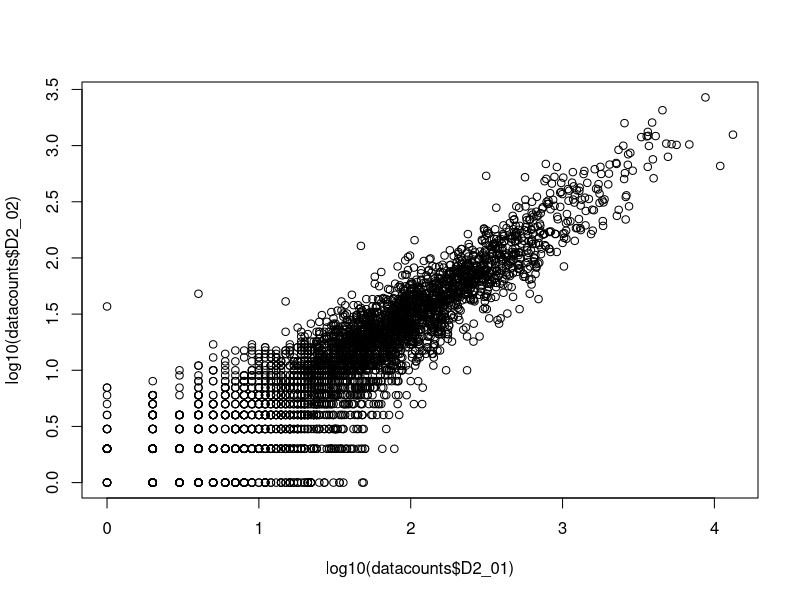
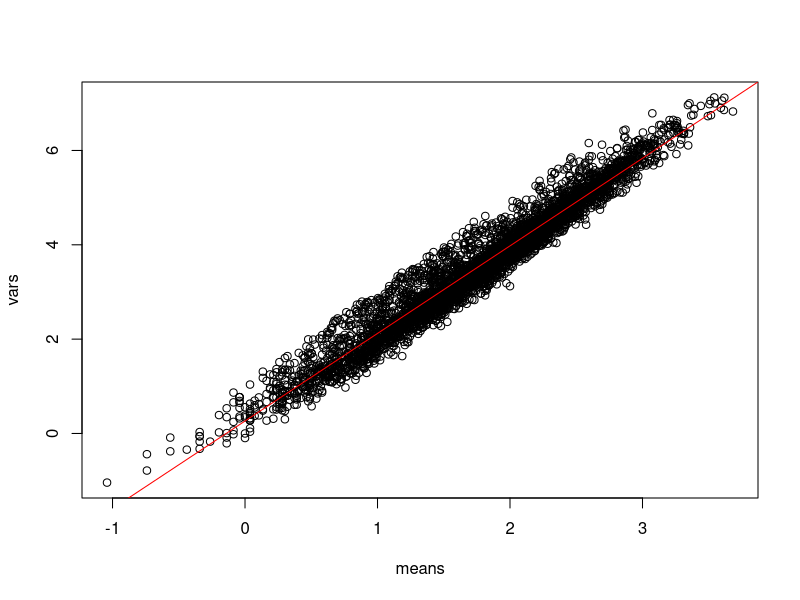
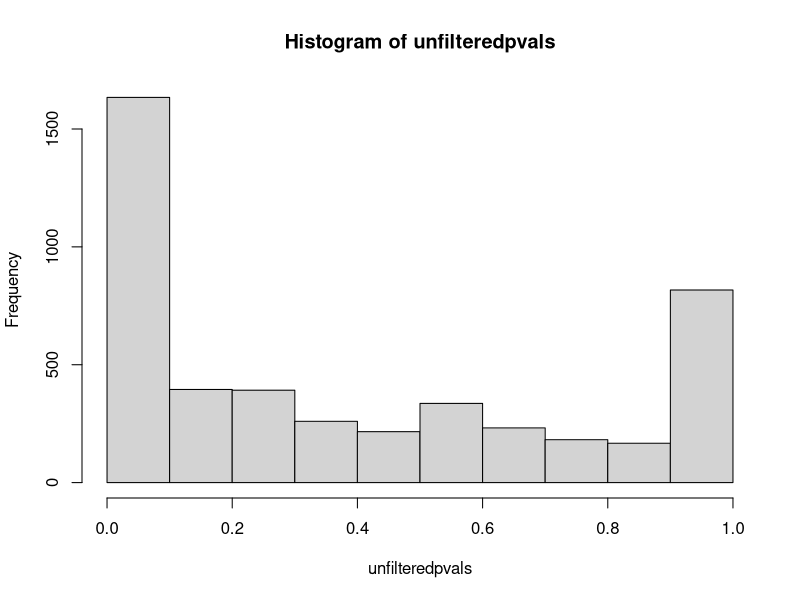
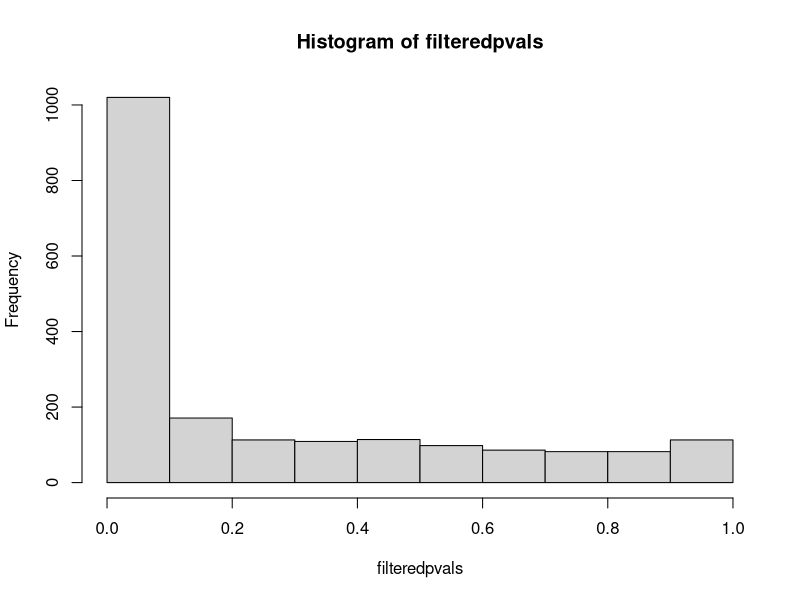
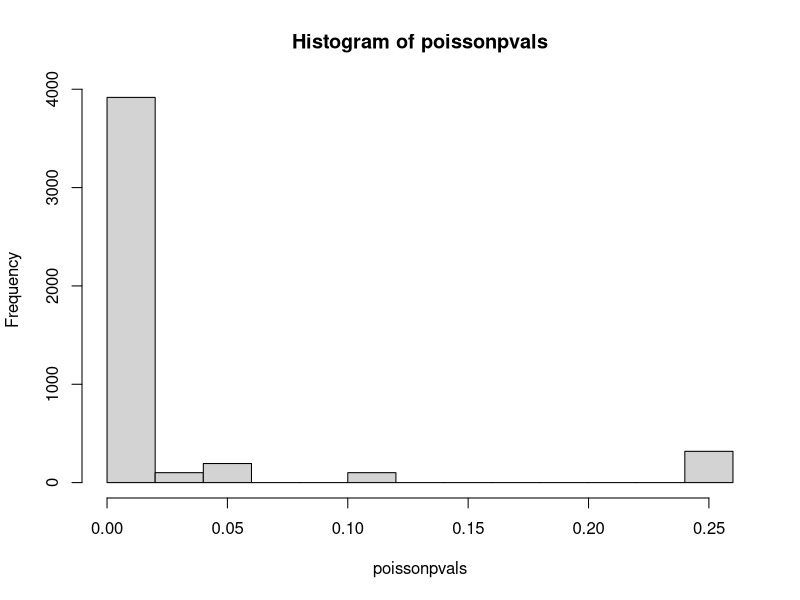
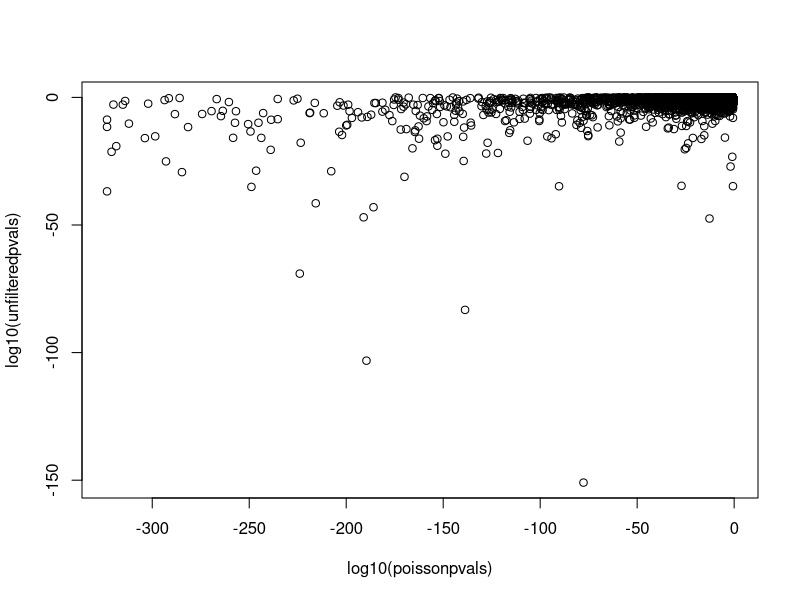

Write the R code that produced these figures, in order.
## ---- chunk 1
knitr::opts_chunk$set(echo = TRUE)
## ---- chunk 2
annotation <- read.table("./longitdunalRNASeqData/nc101_Annotations.txt", sep = "\t", header = TRUE, row.names = 1)
datacounts <- read.table("./longitdunalRNASeqData/nc101_scaff_dataCounts.txt", sep = "\t", header = TRUE, row.names = 1)
## ---- chunk 3

plot(log10(datacounts$D2_01), log10(datacounts$D2_02))
## ---- chunk 4
## If there are all 0s in a row, log10 will be undefined 
datacounts_filtered = datacounts[apply(datacounts, 1, sum) != 0,]
means = log10(apply(datacounts_filtered, 1, mean))
vars = log10(apply(datacounts_filtered, 1, var))

plot(means, vars)
abline(summary(lm(vars ~ means))$coefficients[1,1], summary(lm(vars ~ means))$coefficients[2,1], col = "red")

## ---- chunk 5
library(dplyr)

is_NC101_00003 = datacounts %>% select(D2_01, D2_02) %>% filter(row.names(datacounts) == "NC101_00003")

not_NC101_00003 = datacounts %>% select(D2_01, D2_02) %>% filter(row.names(datacounts) != "NC101_00003") %>% apply(2, sum)

fisher.test(rbind(is_NC101_00003, not_NC101_00003))
## ---- chunk 6
genes = row.names(datacounts)
unfilteredpvals = vector(length = length(genes))
i = 1

for( gene in genes){
  
  is_gene = datacounts %>% select(D2_01, D2_02) %>% filter(row.names(datacounts) == gene)
  
  not_gene = datacounts %>% select(D2_01, D2_02) %>% filter(row.names(datacounts) != gene) %>% apply(2, sum)
  
  unfilteredpvals[i] = fisher.test(rbind(is_gene, not_gene))$p.value
  
  i = i + 1
}
hist(unfilteredpvals, plot = TRUE, breaks = 10)
## ---- chunk 7
datacounts_filtered = datacounts[ (datacounts$D2_01 + datacounts$D2_02 > 50),] 
genes = row.names(datacounts_filtered)
filteredpvals = vector(length = length(genes))
i = 1

for( gene in genes){
  
  is_gene = datacounts_filtered %>% select(D2_01, D2_02) %>% filter(row.names(datacounts_filtered) == gene)
  
  not_gene = datacounts_filtered %>% select(D2_01, D2_02) %>% filter(row.names(datacounts_filtered) != gene) %>% apply(2, sum)
  
  filteredpvals[i] = fisher.test(rbind(is_gene, not_gene))$p.value
  
  i = i + 1
}


hist(filteredpvals, plot = TRUE, breaks = 10)
## ---- chunk 8
pseudocount_datacounts <- datacounts %>% select(D2_01, D2_02) + 1

is_NC101_00003 = pseudocount_datacounts %>% select(D2_01) %>% filter(row.names(datacounts) == "NC101_00003") %>% sum()

total_seqs_d1 = pseudocount_datacounts %>% select(D2_01) %>% sum()

expected_frequency = pseudocount_datacounts %>% select(D2_01) %>% filter(row.names(datacounts) == "NC101_00003") / total_seqs_d1

total_seqs_d2 = pseudocount_datacounts %>% select(D2_02) %>% sum()

poisson.test(is_NC101_00003, total_seqs_d2, expected_frequency$D2_01)


## ---- chunk 9

pseudocount_datacounts <- datacounts %>% select(D2_01, D2_02) + 1

datacounts_filtered = datacounts[ (datacounts$D2_01 + datacounts$D2_02 > 50),] 
genes = row.names(pseudocount_datacounts)
poissonpvals = vector(length = length(genes))
i = 1

for (gene in genes){

  is_gene = pseudocount_datacounts %>% select(D2_01) %>% filter(row.names(datacounts) == gene) %>% sum()
  
  total_seqs_d1 = pseudocount_datacounts %>% select(D2_01) %>% sum()
  
  expected_frequency = pseudocount_datacounts %>% select(D2_01) %>% filter(row.names(datacounts) == gene) / total_seqs_d1
  
  total_seqs_d2 = pseudocount_datacounts %>% select(D2_02) %>% sum()
  
  poissonpvals[i] = poisson.test(is_gene, total_seqs_d2, expected_frequency$D2_01)$p.value
  
  i = i + 1

}

hist(poissonpvals, plot = TRUE, breaks = 10)
## ---- chunk 10
plot(log10(poissonpvals), log10(unfilteredpvals))
